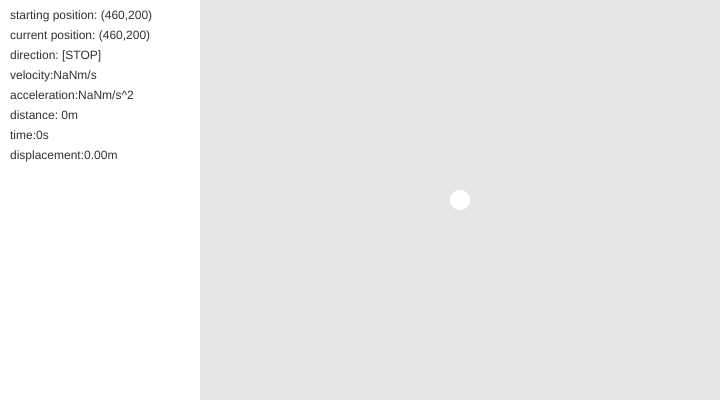
Frame 1 (no input)
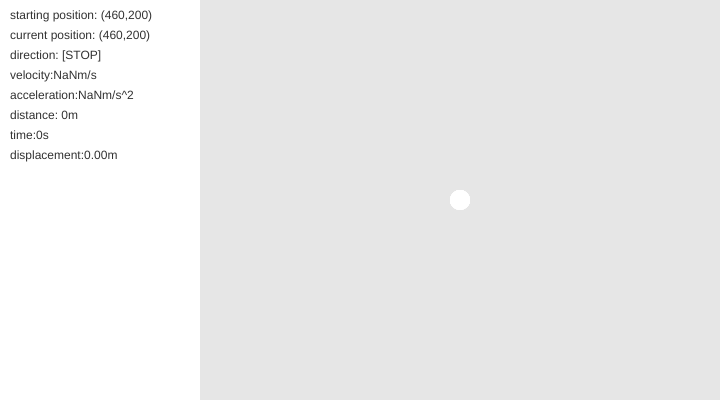
Frame 60 (no input)
Frame 120 (the mouse pressed at the canvas centre since frame 60): identical to frame 60, image omitted

The p5.js sketch that drew these frames (run headless with seeded random() and noise() and a simulated clock; from frame 60 on, the mouse is pressed at the canvas centre):

// p5.js sketch
// ── sketch.js
/*
 * @name TortRun
 * @description TBD
 */
let rectWidth;
let x, y, ox, oy;
let speed=1;
let statsBar;
let direction='STOP';
let prevDirection;
let distance=0;
let framesPerSec=50;
let startTime, stopTime, deltaTime;
let velocity;
let acceleration;

function setup() {
  speed=1;
  direction='STOP';
  distance=0;
  framesPerSec=50;
  startTime=Date.now();
  deltaTime=0;
  velocity=0;
  
  frameRate(framesPerSec);
  statsBar=createGraphics(200, 400);
  let canvas=createCanvas(720, 400);
  ox=x=(width-200)/2+200, oy=y=height/2;
  noStroke();
  background(230);
  rectWidth = width / 4;
  circle(x, y, 20);
}

function draw() {
  statsBar.background(4444);
  // keep draw() here to continue looping while waiting for keys
  moveTort(direction);
  circle(x, y, 20);
  displayStats();
}

function displayStats() {
  
  let texty=10;
  let spos = 'starting position: ('+ox+','+oy+')';
  statsBar.fill(50);
  statsBar.text(spos, 10, texty, 280, 80);

  texty=texty+20;
  let cpos = 'current position: ('+x+','+y+')';
  statsBar.fill(50);
  statsBar.text(cpos, 10, texty, 280, 80);
  
  texty=texty+20;
  let nesw = 'direction: ['+direction+']';
  statsBar.fill(50);
  statsBar.text(nesw, 10, texty, 280, 80);
  
  texty=texty+20;
  velocity=(distance/(deltaTime/1000)).toFixed(2);
  let vel = 'velocity:'+velocity+'m/s';
  statsBar.fill(50);
  statsBar.text(vel, 10, texty, 280, 80);
  
  texty=texty+20;
  acceleration=(velocity/(deltaTime/1000)).toFixed(2)
  let acc = 'acceleration:'+acceleration+'m/s^2';
  statsBar.fill(50);
  statsBar.text(acc, 10, texty, 280, 80);
  
  texty=texty+20;
  let d = 'distance: '+distance+'m';
  statsBar.fill(50);
  statsBar.text(d, 10, texty, 280, 80);
  
  texty=texty+20;
  if (direction!='STOP')
    deltaTime=Date.now()-startTime;
  let t = 'time:'+deltaTime/1000+'s';
  statsBar.fill(50);
  statsBar.text(t, 10, texty, 280, 80);
  
  texty=texty+20;
  let dis = 'displacement:'+dist(ox, oy, x, y).toFixed(2)+'m';
  statsBar.fill(50);
  statsBar.text(dis, 10, texty, 280, 80);
  
  image(statsBar, 0, 0);

}

function moveTort(direction) {
  switch(direction) {
    case 'N':
      if (y>0) {
        y=y-speed;
        distance=distance+speed;
      }
      else
        stopTort();
      break;
    case 'S':
      if (y<400) {
        y=y+speed;
        distance=distance+speed;
      }
      else
        stopTort();
      break;
    case 'E':
      if (x<720) {
        x=x+speed;
        distance=distance+speed;
      }
      else
        stopTort();
      break;
    case 'W':
      if (x>200) {
        x=x-speed;
        distance=distance+speed;
      }
      else
        stopTort();
      break;
  }
}

function stopTort() {
  stopTime=Date.now();
  deltaTime=stopTime-startTime;
  direction='STOP';
  line(ox, oy, x, y);
  // stroke(69);
}

function keyPressed() {
  print(key);
  switch(key) {
    case 'ArrowUp':
      direction='N';
      break;
    case 'ArrowDown':
      direction='S';
      break;
    case 'ArrowRight':
      direction='E';
      break;
    case 'ArrowLeft':
      direction='W';
      break;
    case ' ':
      if (stopTime==undefined) {
        stopTort();
      }
      // if (direction!='STOP') {
      //   prevDirection=direction;
      //   direction='STOP';
      //   stopTime=Date.now();
      //   deltaTime=stopTime-startTime;
      //   print(startTime);
      //   print(stopTime);
      // }
      // else {
      //   direction=prevDirection;
      //   startTime=Date.now();
      // }
      break;
    case 'Enter':
      setup();
      break;
  }
}
